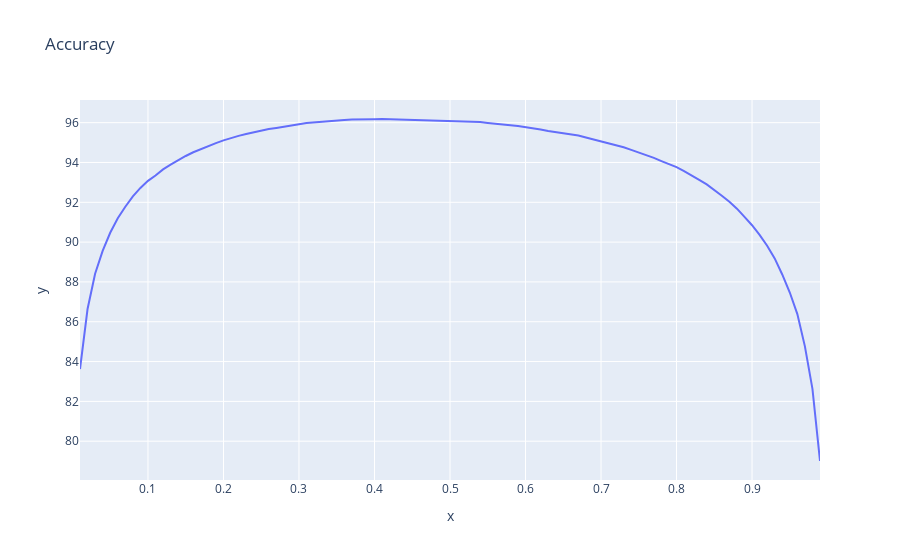
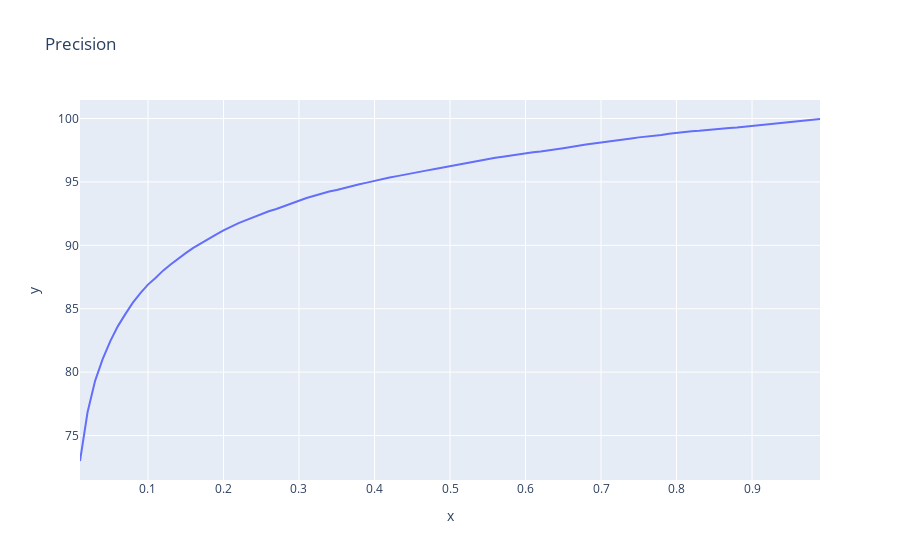

The code cell stored with these charts, in order, in its notebook:
### Code cell
validate_dataset = BitboardDrawDataset("data/eval_dataset/bitboards/100000_1509579_19_24.csv", chunk_size=100000, shuffle=False)
validate_dataloader = DataLoader(validate_dataset, batch_size=512)

model = DenseNetwork(3, [768, 768, 256, 128, 1])
model.load_state_dict(torch.load("models/1M/3l/Dense_768_768_256_128_1_b512_e50_lr0.01_m0.9_acc95.76", map_location=device))

test_model(model, validate_dataloader)
